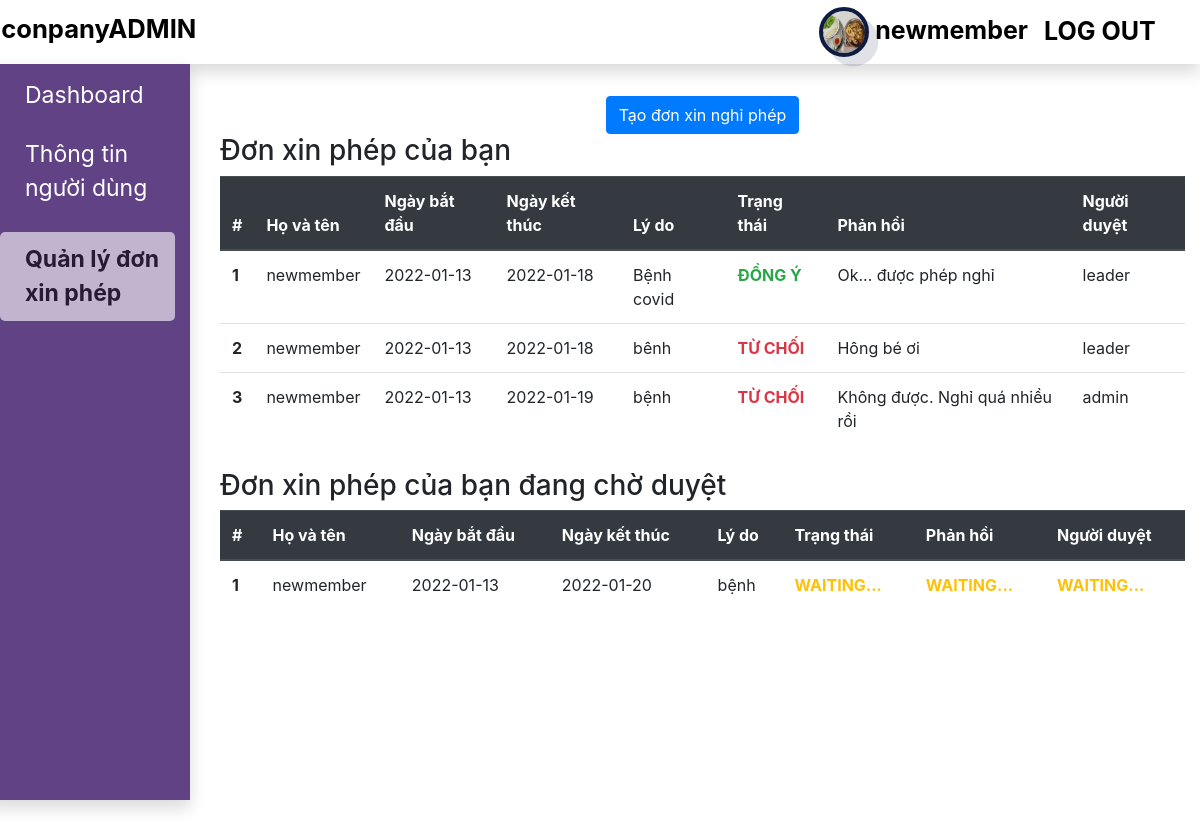
The app's page /?page=letter (signed in) with its own data.
### tables this page shows
CREATE TABLE `nghi_phep` (
  `id` int(11) NOT NULL,
  `user_created` int(11) NOT NULL,
  `start` date NOT NULL,
  `end` date NOT NULL,
  `reason` varchar(5000) NOT NULL,
  `status` varchar(50) NOT NULL,
  `feelback` varchar(5000) NOT NULL,
  `responder` varchar(255) NOT NULL
);

CREATE TABLE `users` (
  `id` int(11) NOT NULL,
  `fullName` varchar(100) NOT NULL,
  `username` varchar(100) NOT NULL,
  `password` text NOT NULL,
  `birthday` date NOT NULL,
  `gender` varchar(10) NOT NULL,
  `role` varchar(100) NOT NULL,
  `pic` text NOT NULL,
  `department_id` int(11) DEFAULT NULL
);

### model/database.php (called while the page is built, shortened)
<?php
    class database {
        private $sql, $db, $sth;
        function database(){
            $this->db = new mysqli('localhost', 'root', '', 'company1');
        }
        function setSQL($sql_string){
            $this->sql = $sql_string;
        }
        function execute(){
            $this->sth = $this->db->prepare($this->sql);
            $this->sth->execute();
            $this->sth = $this->sth->get_result();
            return $this->sth->num_rows;
        }
        function loadRow(){
            return $this->sth->fetch_object();
        }
    }
?>

### model/xl_don_nghi_phep.php (called while the page is built, shortened)
<?php
    include_once('./model/database.php');
    class xl_don_nghi_phep extends database{
        function hien_thi_don_chua_duyet_theo_my_id ($myid) {
            $string_sql = "SELECT * FROM `nghi_phep` WHERE `user_created` = '$myid' AND `status` = ''";
            $this->execute();
            $result = $this->loadAllRow();
            return $result;
        }
        function hien_thi_don_da_duyet_theo_my_id ($myid) {
            $string_sql = "SELECT * FROM `nghi_phep` WHERE `user_created` = '$myid' AND `status` != ''";
            $this->execute();
            $result = $this->loadAllRow();
            return $result;
        }
    }
?>

### model/xl_nguoi_dung.php (called while the page is built, shortened)
<?php
    include_once('./model/database.php');
    class xl_nguoi_dung extends database{
        function thong_tin_nguoi_dung_theo_id_tai_khoan($id){
            $string_sql = "SELECT u.*, s.* FROM users u inner join department s on u.department_id = s.id  WHERE u.id = $id";
            $this->execute();
            $result = $this->loadRow();
            return $result;
        }
    }
?>

### lib/function_support.php (the view, shortened to what this page needs)
            <?php
function in_hang_trong_don_nghi_phep ($isbutton, $arr) {
    include_once('./model/xl_nguoi_dung.php');
    $xl_nguoi_dung = new xl_nguoi_dung();
    $i = 0;
    foreach ($arr as $el) {
        $i += 1;
        ?>
            <tr>
                <?php
                    echo('<th>'.$i.'</th>');
                    foreach($el  as $key => $val) {
                        if ($key == 'user_created') {
                            $infor = $xl_nguoi_dung->thong_tin_nguoi_dung_theo_id_tai_khoan($val);
                            echo('<td>'.$infor->fullName.'</td>');
                        } else  if( $key == 'id' ) {
                            continue;
                        } else if ($key == 'fullName'){
                            break;
                        } else if (($key == 'status' || $key == 'responder' || $key == 'feelback') && $isbutton == true){
                            break;
                        } else if ($val == '') {
                            echo('<td>'.'<b class="text-warning">WAITING...</b>'.'</td>');
                        } else {
                            if ($key == 'status') {
                                if ($val == 'đồng ý') {
                                    echo('<td>'.'<b class="text-success">ĐỒNG Ý</b>'.'</td>');
                                } else {
                                    echo('<td>'.'<b class="text-danger">TỪ CHỐI</b>'.'</td>');
                                }
                            } else {
                                echo('<td>'.$val.'</td>');
                            }
                        }
                    }
                        ?>
            </tr>
        <?php
    }
}
    ?>

### style.css (style rules this page uses)
body, html { width: 100%; height: 100%; }

### records on screen
nghi_phep: start "2022-01-13", end "2022-01-18", reason "Bệnh covid", status "ĐỒNG Ý", feelback "Ok... được phép nghỉ", responder "leader"
users: fullName "newmember"
nghi_phep: start "2022-01-13", end "2022-01-18", reason "bênh", status "TỪ CHỐI", feelback "Hông bé ơi", responder "leader"
nghi_phep: start "2022-01-13", end "2022-01-19", reason "bệnh", status "TỪ CHỐI", feelback "Không được. Nghỉ quá nhiều rồi", responder "admin"
nghi_phep: start "2022-01-13", end "2022-01-20", reason "bệnh", status "WAITING...", feelback "WAITING...", responder "WAITING..."

### other values on screen
$_SESSION['thong_tin_user']->fullName "newmember"
$element "Dashboard"
$element "Thông tin người dùng"
$element "Quản lý đơn xin phép"
